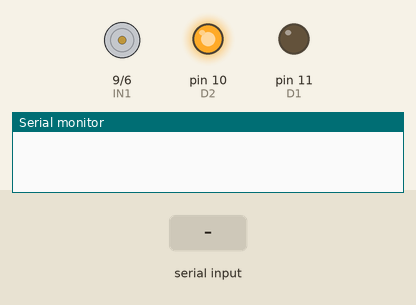
Recording of a sketch running on a simulated Arduino Uno, built with avr-gcc and run on an emulated ATmega328P. Shown: motor-driver pin pairs drawn as motors (green arrow = first pin HIGH = forward, orange = second pin HIGH = backward, longer = more drive, scaled by the enable pin), output pins drawn as LEDs (lit = HIGH), the last lines printed to the serial monitor. Inputs (shaded band) come from the test bench.

Above: at 1.2 s.
1.3 s: "f" received over Serial
At 2.5 s:
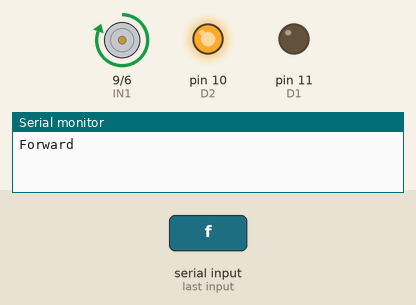
2.8 s: "r" received over Serial
At 3.9 s:
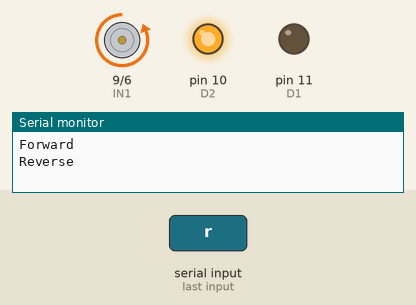
4.3 s: "s" received over Serial
At 5.0 s:
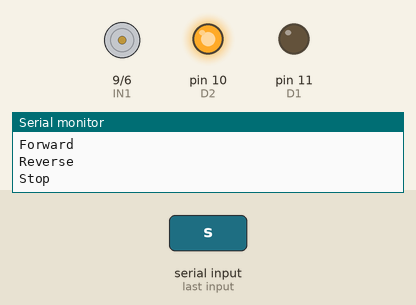
Timing chart, 0 to 7.3 s (numbered marks = the images above; inputs shaded):
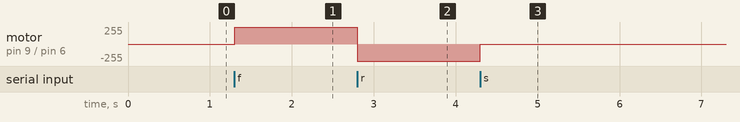

The sketch:

TestBench.ino
```cpp
#include <Wire.h>

const int IN1 = 9; // Orange wire
const int IN2 = 6; // Green wire
const int D1 = 11; // Red wire
const int D2 = 10; // Gray wire
const int EN = 8; // Yellow wire
int count = 0;
int message;

// 4 other wires: Orange-Red= Vin, Black-Blue = Ground, White = Out2, Brown = Out1
void setup() {
  // put your setup code here, to run once:
  Serial.begin(9600);

  pinMode(IN1, OUTPUT);
  pinMode(IN2, OUTPUT);
  pinMode(D1, OUTPUT);
  pinMode(D2, OUTPUT);
  pinMode(EN, OUTPUT);

  digitalWrite(EN,0); // Settings for intial conditions -> stationary car
  digitalWrite(D2,1);
  digitalWrite(D1,0);
  digitalWrite(IN1,1);
  digitalWrite(IN2,0);


}

void loop() {
  // put your main code here, to run repeatedly:

  if(Serial.available() > 0){
    message = Serial.read();

    if(message == 'f'){ //'f' car moves forward
      digitalWrite(IN1, 1);
      digitalWrite(IN2, 0);
      digitalWrite(EN, 1);
      Serial.println("Forward");
    }

    if(message == 'r'){ //'r' car moves reverse
      digitalWrite(IN1, 0);
      digitalWrite(IN2, 1);
      digitalWrite(EN,1);
      Serial.println("Reverse");
    }

    if(message == 's'){ //'s' car stops
      digitalWrite(EN,0);
      Serial.println("Stop");
    }
  }


}
```

Measured:
- after the input at 1.3 s, motor on pin 9 (IN1) / pin 6 (IN2): stopped → forward 255/255 at once
- after the input at 2.8 s, motor on pin 9 (IN1) / pin 6 (IN2): forward 255/255 → backward 255/255 at once
- after the input at 4.3 s, motor on pin 9 (IN1) / pin 6 (IN2): backward 255/255 → stopped at once
